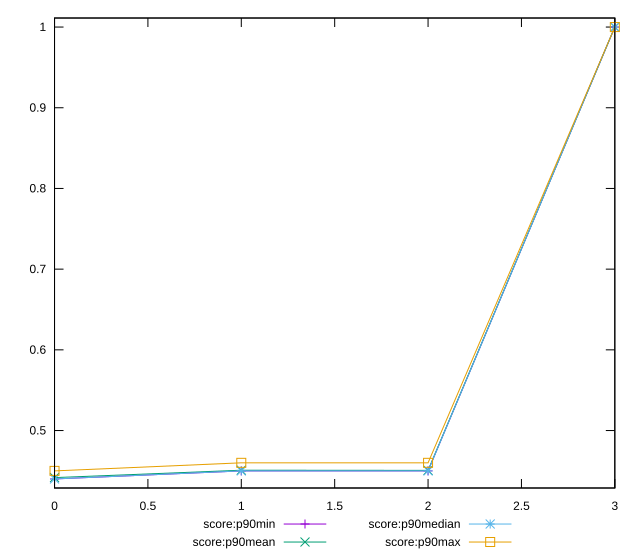

Write the gnuplot code that produced this figure.
reset

$scoreP90Min <<EOF
0 0.44
1 0.45
2 0.45
3 1
EOF

$scoreP90Mean <<EOF
0 0.4417021276595745
1 0.4508510638297876
2 0.45064516129032284
3 1
EOF

$scoreP90Median <<EOF
0 0.44
1 0.45
2 0.45
3 1
EOF

$scoreP90Max <<EOF
0 0.45
1 0.46
2 0.46
3 1
EOF

set key outside below
set xrange [0:3]
set yrange [0.4288:1.0112]
set trange [0.4288:1.0112]
set terminal svg size 640, 560 enhanced background rgb 'white'
set output "reports/report_00030_2021-02-24T20-42-31.540Z/uses-rel-preload/progression/score.svg"

plot $scoreP90Min title "score:p90min" with linespoints, \
     $scoreP90Mean title "score:p90mean" with linespoints, \
     $scoreP90Median title "score:p90median" with linespoints, \
     $scoreP90Max title "score:p90max" with linespoints

reset
